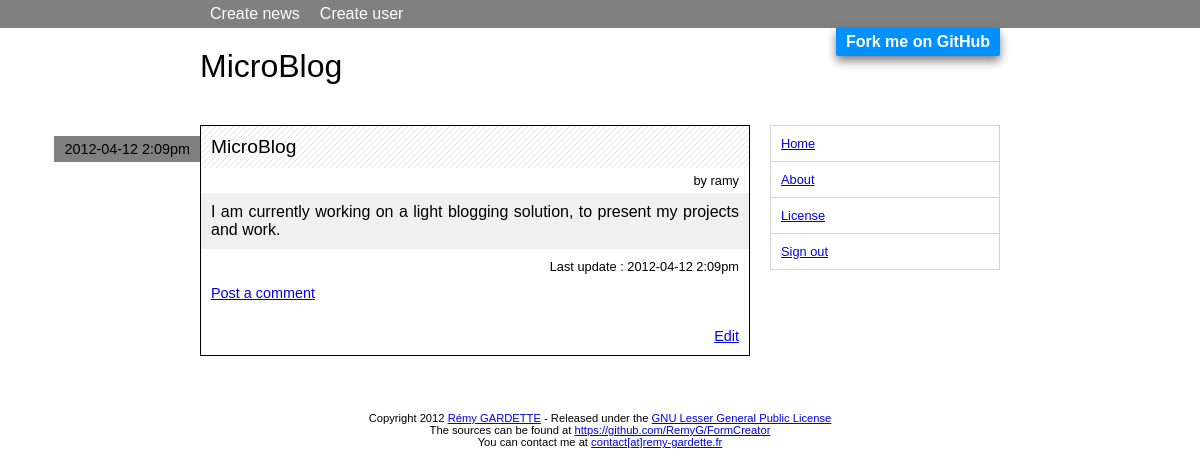
The app's page /index.php?module=news&action=show&post=microblog-10 (signed in) with its own data.
### tables this page shows
CREATE TABLE IF NOT EXISTS `posts` (
  `post_id` int(11) NOT NULL AUTO_INCREMENT,
  `post_title` varchar(200) DEFAULT NULL,
  `post_crea_usr_id` int(11) NOT NULL,
  `post_title_url` varchar(200) NOT NULL,
  `post_content` text NOT NULL,
  `post_dt_crea` datetime NOT NULL,
  `post_dt_modif` datetime NOT NULL,
  PRIMARY KEY (`post_id`)
);

CREATE TABLE IF NOT EXISTS `users` (
  `usr_id` int(11) NOT NULL AUTO_INCREMENT,
  `usr_name` varchar(50) NOT NULL,
  `usr_password` varchar(50) NOT NULL,
  `usr_mail` varchar(100) NOT NULL,
  `usr_dt_crea` datetime NOT NULL,
  PRIMARY KEY (`usr_id`)
);

### modeles/User.php (called while the page is built, shortened)
<?php
class User {
	public $list_rights;
	public function getListRights() {
		return $this->list_rights;
	}
	public function __construct($id, $name, $password, $mail, $dt_crea) {
		$this->name = $name;
	}
	public static function getUserById($usr_id) {
		$pdo = PDO2::getInstance();
		$requete = $pdo->prepare("
			SELECT
				usr_id, usr_name, usr_password, usr_mail, usr_dt_crea
			FROM
				users
			WHERE
				usr_id = :usr_id
			;");
		$requete->bindValue(':usr_id', 	$usr_id);
		$requete->execute();
		if ($result = $requete->fetch(PDO::FETCH_ASSOC)) {
			return new User($result['usr_id'], $result['usr_name'], $result['usr_password'], $result['usr_mail'], $result['usr_dt_crea']);
		}
		return null;
	}
	public static function hasCurrentUserRight($right_cd) {
		if(cleanGlobal($_SESSION, 'current_user') == null) {
			return false;
		} else {
			$current_user = unserialize(cleanGlobal($_SESSION, 'current_user', false));
			if($current_user->getListRights() != null) {
				foreach($current_user->getListRights() as $right) {
					if($right->getCd() == $right_cd) {
						return true;
					}
				}
			}
			return false;
		}
	}
}
?>

### modeles/Post.php (called while the page is built, shortened)
<?php
class Post {
	public $title;
	public $content;
	public $dt_crea;
	public $dt_modif;
	private $crea_user;
	public function getTitle() {
		return $this->title;
	}
	public function getContent() {
		return $this->content;
	}
	public function getDtCrea() {
		return $this->dt_crea;
	}
	public function getDtModif() {
		return $this->dt_modif;
	}
	public function getCreaUser() {
		return $this->crea_user;
	}
	public function setCreaUser($crea_user) {
		$this->crea_user = $crea_user;
	}
	public function __construct($id, $crea_usr_id, $title, $title_url, $content, $dt_crea, $dt_modif) {
		$this->title = $title;
		$this->title_url = $title_url;
		$this->content = $content;
		$this->dt_crea = $dt_crea;
		$this->dt_modif = $dt_modif;
	}
	public static function getPostByTitleUrl($post_title_url) {
		$pdo = PDO2::getInstance();
		$requete = $pdo->prepare("
			SELECT
				post_id, post_crea_usr_id, post_title, post_title_url, post_content, post_dt_crea, post_dt_modif
			FROM
				posts
			WHERE
				post_title_url = :post_title_url
			;");
		$requete->bindValue(':post_title_url', $post_title_url);
		$requete->execute();
		$results = $requete->fetchAll(PDO::FETCH_ASSOC);
		if(sizeof($results == 1)) {
			$result = $results[0];
			$post = new Post($result['post_id'], $result['post_crea_usr_id'], $result['post_title'], $result['post_title_url'], $result['post_content'], new Datetime($result['post_dt_crea']), ($result['post_dt_modif'] != null ? new Datetime($result['post_dt_modif']) : null));
			$post->setCreaUser(User::getUserById($result['post_crea_usr_id']));
			return $post;
		}
		return false;
	}
}
?>

### global/config.php (called while the page is built, shortened)
<?php
function cleanGlobal($global_array, $arg, $specialchars = true, $default = null) {
	if(key_exists($arg, $global_array) && $global_array[$arg] != null && $global_array[$arg] != "") {
		if($specialchars) {
			return htmlspecialchars($global_array[$arg]);
		} else {
			return $global_array[$arg];
		}
	} else {
		return $default;
	}
}

### modeles/Right.php (called while the page is built, shortened)
<?php
class Right {
	private $cd = null;
	public function getCd(){
		return $this->cd;
	}
}
?>

### libs/rewriting.php (called while the page is built, shortened)
<?php
function getEditPostUrl(Post $post) {
	$url = "index.php?module=news&amp;action=edit&amp;post=".$post->title_url;
	return $url;
}

### modules/news/views/view_show.php (the view, shortened to what this page needs)
<div class="content">
	<div class="post">
		<div class="post_date">
			<a href="">
			<?php echo $post->getDtCrea()->format(EN_DT_POST); ?>
			</a>
		</div>
		<?php
		if ($post->getTitle() != null) {
			echo '<div class="post_title"><a href="">'.$post->getTitle().'</a></div>';
		}
		echo '
		<div class="post_content">
		<div class="post_author">
		by '.$post->getCreaUser()->name.'
		</div>
		<div class="post_content_text">
		'.htmlspecialchars_decode(nl2br($post->getContent())).'
		</div>
		';
		if($post->getDtModif() != null && User::hasCurrentUserRight(RGT_ADMIN)) {
			echo '<div class="post_date_update">'.'Last update : '.$post->getDtModif()->format(EN_DT_POST).'</div>';
		}
		echo '</div>';
		?>
		<div class="post_comments">
			<span class="post_action"><a href="javascript:showHideCommentForm()">Post a comment</a></span>
		</div>
		<?php
		if(User::hasCurrentUserRight(RGT_ADMIN)) {
		?>
		<div class="post_actions" style="text-align: right;">
			<span class="post_action" style="padding-right: 0;"><a href="<?php echo getEditPostUrl($post); ?>" >Edit</a></span>
		</div>
		<?php
		}
		?>
	</div>
</div>

### style/style.css (style rules this page uses)
html, body { margin: 0; padding: 0; font-family: 'Lucida Grande', 'Calibri', Helvetica, Arial, sans-serif; }
div.content { float: left; width: 550px; text-align: justify; }

### style/posts.css (style rules this page uses)
div.post { border: 1px solid black; position: relative; margin-bottom: 25px; }
div.post_date { position: absolute; right: 549px; top: 10px; }
div.post_date a { display: block; background: grey; text-align: right; padding: 5px 10px; font-size: 0.9em; white-space: nowrap; text-decoration: none; color: black; }
div.post_title a { display: block; font-size: 1.2em; background:#ffffff url('images/stripes_grey.png') repeat right top; padding: 10px; text-decoration: none; color: black; }
div.post_author { text-align: right; font-size: 0.8em; margin-right: 10px; margin-bottom: 5px; }
div.post_content { text-align: justify; margin-top: 5px; margin-bottom: 10px; padding: 0; }
div.post_content_text { padding: 10px 10px; margin: 0; background: #f0f0f0; }
div.post_date_update { font-size: 0.8em; margin: 10px; text-align: right; }
div.post_actions { margin-top: 5px; margin-bottom: 10px; margin-right: 10px; }
span.post_action { padding-right: 20px; font-size: 0.9em; }
div.post_comments { margin-bottom: 15px; padding: 10px; padding-top: 0px; }

### records on screen
posts: post_title "MicroBlog", post_content "I am currently working on a light blogging solution, to present my projects and work."
users: usr_name "ramy"

### other values on screen
$post->getDtCrea()->format(EN_DT_POST) "2012-04-12 2:09pm"
$post->getDtModif()->format(EN_DT_POST) "2012-04-12 2:09pm"
SITE_OWNER "Rémy GARDETTE"
str_replace("@", "[at]", SITE_OWNER_MAIL) "contact[at]remy-gardette.fr"
